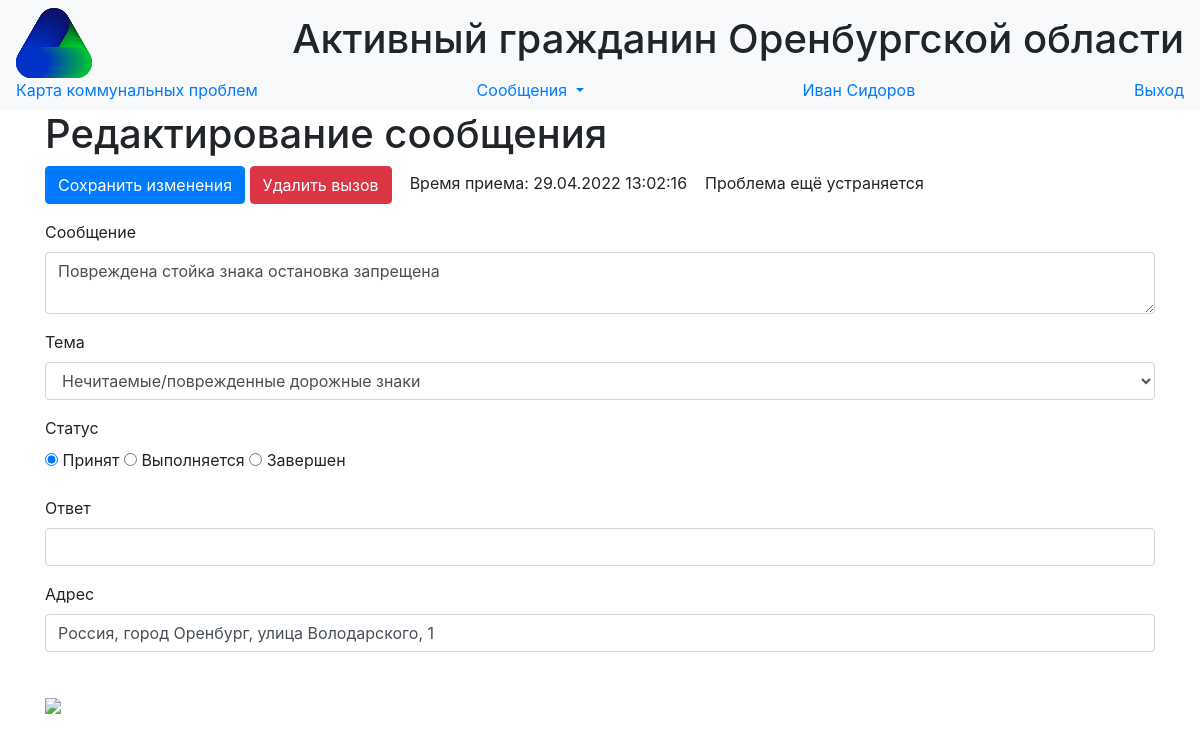
The app's page /calls/4 (signed in), older data.
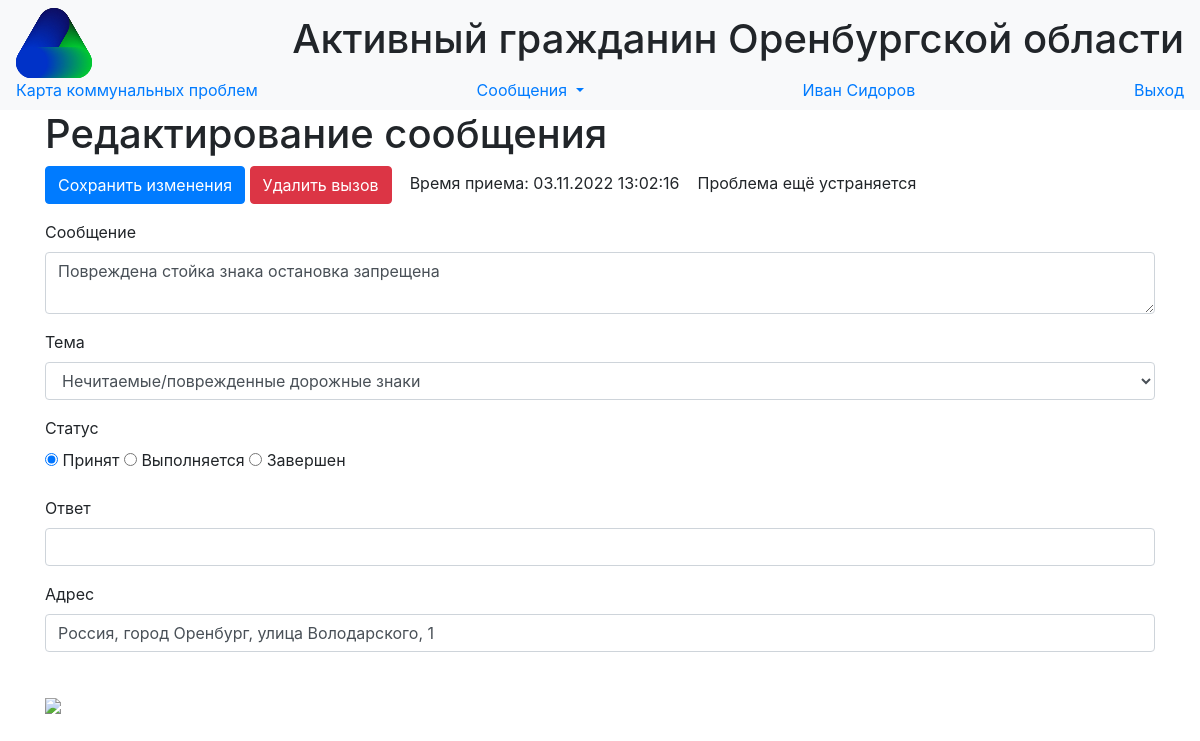
The same page, newer data.
### data/calls.py (models this page shows, shortened)
class Call(SqlAlchemyBase, SerializerMixin):
    __tablename__ = 'calls'
    id = sqlalchemy.Column(sqlalchemy.Integer,
                           primary_key=True, autoincrement=True)
    message = sqlalchemy.Column(sqlalchemy.String, nullable=True)
    address = sqlalchemy.Column(sqlalchemy.String, nullable=True)
    point = sqlalchemy.Column(sqlalchemy.String, nullable=True)
    service = sqlalchemy.Column(sqlalchemy.String, nullable=True)
    status = sqlalchemy.Column(sqlalchemy.String, nullable=True)
    call_time = sqlalchemy.Column(sqlalchemy.DateTime,
                                  default=datetime.datetime.utcnow())
    finish_time = sqlalchemy.Column(sqlalchemy.DateTime,
                                    nullable=True)
    answer = sqlalchemy.Column(sqlalchemy.String, nullable=True)

### main.py (the view, shortened to what this page needs)
@app.route('/calls/<int:call_id>', methods=['GET', 'POST'])
@login_required
def edit_call(call_id):
    form = EditCallForm()
    if request.method == "GET":
        db_sess = db_session.create_session()
        call = db_sess.query(Call).filter(Call.id == call_id).first()
        if call:
            form.message.data = call.message
            form.address.data = call.address
            form.service.data = call.service
            form.status.data = call.status
            form.answer.data = call.answer
            form.call_id.data = call.id
            form.call_time.data = call.call_time
            form.finish_time.data = call.finish_time
            if call.point:
                x, y = call.point.split()
                form.point.data = f"{x},{y}"
        else:
            abort(404)
    return render_template('edit_call.html',
                           title='Редактирование вызова',
                           form=form
                           )

### forms/editcallform.py
class EditCallForm(FlaskForm):
    message = TextAreaField('Сообщение', validators=[DataRequired(message="Поле 'сообщение' не может быть пустым")])
    address = StringField('Адрес', validators=[DataRequired(message="Поле 'адрес' не может быть пустым"),
                                                            AddressRequired(unique=True)])
    service = SelectField(u'Тема',
                          choices=
                          [(x, x) for x in translateT.values()])
    status = RadioField('Статус',
                        choices=[('received', 'Принят'), ('serviced', 'Выполняется'), ('finished', 'Завершен')])
    answer = StringField('Ответ')
    call_time = DateTimeField('Время вызова')
    finish_time = DateTimeField('Время завершения')
    call_id = IntegerField('ID')
    point = StringField('Point')
    submit = SubmitField('Cохранить изменения')

### data/db_session.py (called while the page is built)
def create_session() -> Session:
    global __factory
    return __factory()

### main.py (called while the page is built)
@login_manager.user_loader
def load_user(user_id):
    db_sess = db_session.create_session()
    return db_sess.query(User).get(user_id)

### templates/edit_call.html (shortened to what this page needs)
{% extends "base.html" %}
{% block content %}
<h1> Редактирование сообщения </h1>
<form action="" method="post">
    <p>{{ form.submit(type="submit", class="btn btn-primary") }}
        <a href="/delete_call/{{ form.call_id.data }}" class="btn btn-danger"> Удалить вызов </a> &nbsp;&nbsp;
        Время приема: {{ moment(form.call_time.data).format("DD.MM.YYYY HH:mm:ss") }} &nbsp;&nbsp;
        {% if form.status.data == "finished" %}
            Время завершения: {{ moment(form.finish_time.data).format("DD.MM.YYYY HH:mm:ss") }}
        {% else %}
            Проблема ещё устраняется
        {% endif %}
    </p>
    <p>
        {{ form.message.label }}<br>
        {{ form.message(class="form-control") }}
    </p>
    <p>
        {{ form.service.label }}<br>
        {{ form.service(class="form-control") }}
    </p>
    <p>
        {{ form.status.label }}<br>
        {% for subfield in form.status %}
            <tr>
                <td>{{ subfield }}</td>
                <td>{{ subfield.label }}</td>
            </tr>
        {% endfor %}
    </p>
    <p>
        {{ form.answer.label }}<br>
        {{ form.answer(class="form-control") }}
    </p>
    <p>
        {{ form.address.label }}<br>
        {{ form.address(class="form-control") }}
        <br>
    </p>
    <p>
        {% if form.point %}
            <img src="https://static-maps.yandex.ru/1.x/?ll={{form.point.data}}&size=300,300&z=16&l=map&pt={{form.point.data}},comma">
        {% endif %}
    </p>
</form>
{% endblock %}

Row changes from the older to the newer data that the page shows:
changed Call "Повреждена стойка знака остановка запрещена": call_time "29.04.2022 13:02:16" → "03.11.2022 13:02:16"
